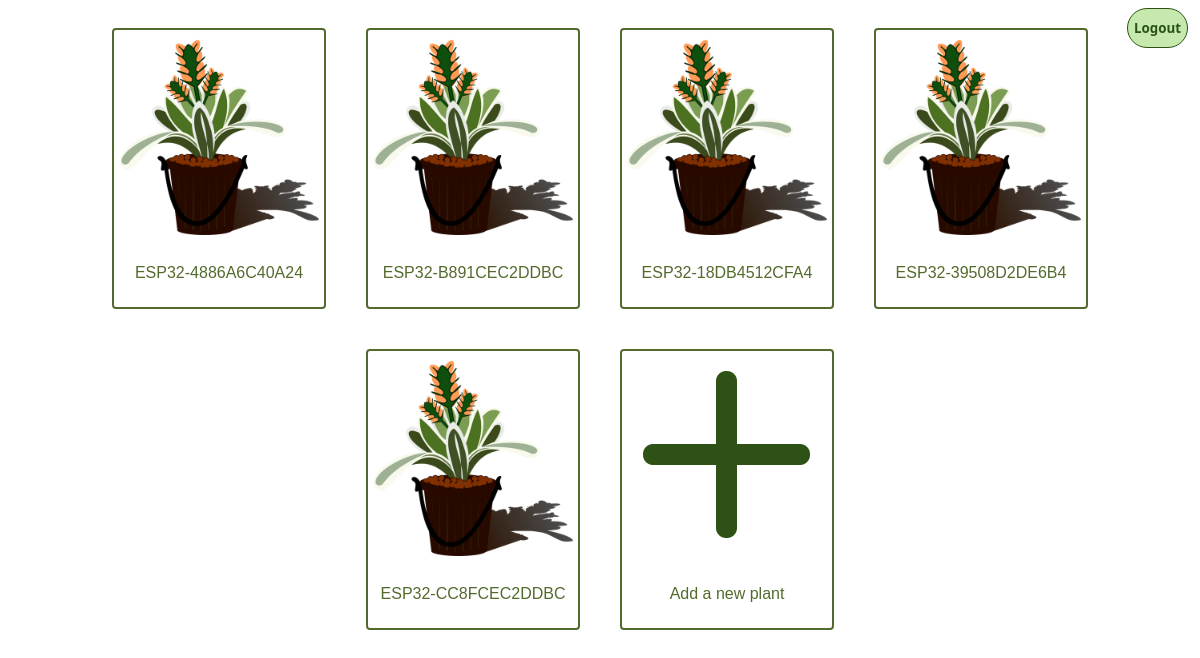
/ (signed in), run on the app's committed database.
### polls/models.py (models this page shows)
class Plants(models.Model):
  user = models.ForeignKey(custom_user,on_delete=models.CASCADE)
  nickname = models.CharField(max_length=20, blank=True)
  deviceid = models.CharField(max_length=20)
  plant_pic = models.ImageField(upload_to='plant_pics', blank=True)

### polls/views.py (the view)
# urls.py: path('', frontpage, name='frontpage'),
def frontpage(request):
    if request.user.is_authenticated:
        return render(request, 'myplants.html', {'plants': Plants.objects.filter(user=request.user)})
    else:
        return render(request, 'frontpage.html')

### polls/templates/myplants.html (shortened to what this page needs)
<!DOCTYPE html>
{% load static %}
<link rel="stylesheet" type="text/css" href="{% static 'css/myplants.css' %}">
<html lang="en">
	<body>
		<div class="logout">
			<a href="#" onClick="document.getElementById('logoutform').submit()"><button class="button" type="button">Logout</button></a>
		</div>
		<div class="container">
			{% for plant in plants %}
			<div class="plantdiv">
				<div class="imagecontainer">
					<a href="/myplants/{{ plant.id }}"><img src="/static/images/plant.png" class="img"/></a>
				</div>
				{% if plant.nickname %}
				<a href="/myplants/{{ plant.id }}" class="link">{{ plant.nickname }}</a>
				{% else %}
				<a href="/myplants/{{ plant.id }}" class="link">{{ plant.deviceid }}</a>
				{% endif %}
			</div>
			{% endfor %}
			<div class="plantdiv">
				<div class="imagecontainer">
					<a href="/addplant/"><img src="/static/images/plus.png" class="img"/></a>
				</div>
				<a href="/addplant/" class="link">Add a new plant</a>
			</div>
		</div>
	</body>
</html>

### polls/static/css/myplants.css (style rules this page uses)
div.plantdiv { display: flex; flex-direction: column; margin: 20px; border: 2px solid #526b2d; border-radius: 4px; padding: 5px; width: 200px; max-height: 800px; background: white; transition: all 0.25s ease-out; }
div.plantdiv img { width: 100%; max-height: 200px; }
body { background: url(/static/images/background3.png) no-repeat center center fixed; background-size: cover; background-size: 100% 100%; }
.link { display: inline-block; flex-direction: column; align-self: self-end; width: 100%; padding-top: 25px; padding-bottom: 20px; text-align: center; text-decoration: none; color: #526b2d; font-family: Tahoma, Geneva, sans-serif; }
.imagecontainer { min-height: 200px; display: flex; align-items: center; }
.container { justify-content: center; display: flex; flex-direction: row; flex-wrap: wrap; }
.logout { position: absolute; top: 1%; right: 1% }
.button { text-decoration: none; background-color: #c6eaae; padding-top: 10px; padding-bottom: 10px; border-radius: 20px; border: 1px solid #2e5216; color: #2e5216; font-family: system-ui, -apple-system, BlinkMacSystemFont, "Segoe UI", Roboto, Ubuntu, "Helvetica Neue", sans-serif; font-weight: bolder; }

### data on the page
Plants: nickname "ESP32-4886A6C40A24"
Plants: nickname "ESP32-B891CEC2DDBC"
Plants: nickname "ESP32-18DB4512CFA4"
Plants: nickname "ESP32-39508D2DE6B4"
Plants: nickname "ESP32-CC8FCEC2DDBC"
